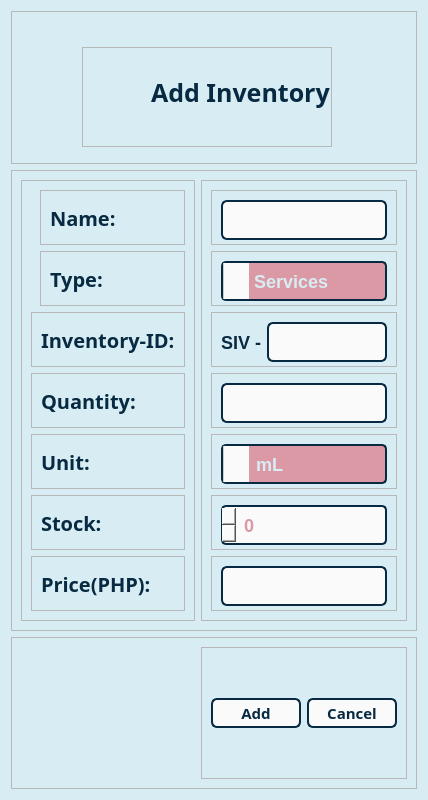
<?xml version="1.0" encoding="UTF-8"?>
<ui version="4.0">
 <class>Dialog</class>
 <widget class="QDialog" name="Dialog">
  <property name="geometry">
   <rect>
    <x>0</x>
    <y>0</y>
    <width>428</width>
    <height>800</height>
   </rect>
  </property>
  <property name="sizePolicy">
   <sizepolicy hsizetype="Fixed" vsizetype="Fixed">
    <horstretch>0</horstretch>
    <verstretch>0</verstretch>
   </sizepolicy>
  </property>
  <property name="minimumSize">
   <size>
    <width>400</width>
    <height>800</height>
   </size>
  </property>
  <property name="maximumSize">
   <size>
    <width>500</width>
    <height>800</height>
   </size>
  </property>
  <property name="windowTitle">
   <string>Dialog</string>
  </property>
  <property name="styleSheet">
   <string notr="true">QDialog {
    background-color: #D8EDF3;
}
</string>
  </property>
  <layout class="QVBoxLayout" name="verticalLayout_3">
   <item>
    <widget class="QFrame" name="alltopframe">
     <property name="frameShape">
      <enum>QFrame::StyledPanel</enum>
     </property>
     <property name="frameShadow">
      <enum>QFrame::Raised</enum>
     </property>
     <layout class="QHBoxLayout" name="horizontalLayout_2">
      <property name="spacing">
       <number>0</number>
      </property>
      <property name="topMargin">
       <number>0</number>
      </property>
      <property name="bottomMargin">
       <number>0</number>
      </property>
      <item>
       <spacer name="spacer1">
        <property name="orientation">
         <enum>Qt::Horizontal</enum>
        </property>
        <property name="sizeHint" stdset="0">
         <size>
          <width>25</width>
          <height>20</height>
         </size>
        </property>
       </spacer>
      </item>
      <item>
       <widget class="QFrame" name="titlelogoframe">
        <property name="sizePolicy">
         <sizepolicy hsizetype="Fixed" vsizetype="Fixed">
          <horstretch>0</horstretch>
          <verstretch>0</verstretch>
         </sizepolicy>
        </property>
        <property name="minimumSize">
         <size>
          <width>250</width>
          <height>100</height>
         </size>
        </property>
        <property name="maximumSize">
         <size>
          <width>270</width>
          <height>80</height>
         </size>
        </property>
        <property name="frameShape">
         <enum>QFrame::StyledPanel</enum>
        </property>
        <property name="frameShadow">
         <enum>QFrame::Raised</enum>
        </property>
        <layout class="QHBoxLayout" name="horizontalLayout">
         <property name="leftMargin">
          <number>0</number>
         </property>
         <property name="topMargin">
          <number>0</number>
         </property>
         <property name="rightMargin">
          <number>0</number>
         </property>
         <item>
          <widget class="QLabel" name="inventorylogo">
           <property name="maximumSize">
            <size>
             <width>90</width>
             <height>90</height>
            </size>
           </property>
           <property name="text">
            <string/>
           </property>
           <property name="pixmap">
            <pixmap resource="HPAC IS/Hpac.qrc">:/icons/Inventory.png</pixmap>
           </property>
           <property name="scaledContents">
            <bool>true</bool>
           </property>
          </widget>
         </item>
         <item>
          <widget class="QLabel" name="addinventorytitle">
           <property name="styleSheet">
            <string notr="true">QLabel {
	font: Merriweather Sans;
	font: bold;
	font-size: 25px;
	color: #072A42;
}</string>
           </property>
           <property name="text">
            <string>Add Inventory</string>
           </property>
          </widget>
         </item>
        </layout>
       </widget>
      </item>
      <item>
       <spacer name="spacer2">
        <property name="orientation">
         <enum>Qt::Horizontal</enum>
        </property>
        <property name="sizeHint" stdset="0">
         <size>
          <width>75</width>
          <height>20</height>
         </size>
        </property>
       </spacer>
      </item>
     </layout>
    </widget>
   </item>
   <item>
    <widget class="QFrame" name="allmiddleframe">
     <property name="frameShape">
      <enum>QFrame::StyledPanel</enum>
     </property>
     <property name="frameShadow">
      <enum>QFrame::Raised</enum>
     </property>
     <layout class="QHBoxLayout" name="horizontalLayout_17">
      <item>
       <widget class="QFrame" name="IAFrame">
        <property name="layoutDirection">
         <enum>Qt::RightToLeft</enum>
        </property>
        <property name="frameShape">
         <enum>QFrame::StyledPanel</enum>
        </property>
        <property name="frameShadow">
         <enum>QFrame::Raised</enum>
        </property>
        <layout class="QVBoxLayout" name="verticalLayout">
         <item>
          <widget class="QFrame" name="I1AFrame">
           <property name="minimumSize">
            <size>
             <width>145</width>
             <height>55</height>
            </size>
           </property>
           <property name="maximumSize">
            <size>
             <width>145</width>
             <height>55</height>
            </size>
           </property>
           <property name="frameShape">
            <enum>QFrame::StyledPanel</enum>
           </property>
           <property name="frameShadow">
            <enum>QFrame::Raised</enum>
           </property>
           <layout class="QHBoxLayout" name="horizontalLayout_3">
            <item>
             <widget class="QLabel" name="I1A">
              <property name="layoutDirection">
               <enum>Qt::RightToLeft</enum>
              </property>
              <property name="styleSheet">
               <string notr="true">QLabel {
	font: Merriweather Sans;
	font: bold;
	font-size: 20px;
	color: #072A42;
}</string>
              </property>
              <property name="text">
               <string>Name:</string>
              </property>
             </widget>
            </item>
           </layout>
          </widget>
         </item>
         <item>
          <widget class="QFrame" name="I2AFrame">
           <property name="minimumSize">
            <size>
             <width>145</width>
             <height>55</height>
            </size>
           </property>
           <property name="maximumSize">
            <size>
             <width>145</width>
             <height>55</height>
            </size>
           </property>
           <property name="frameShape">
            <enum>QFrame::StyledPanel</enum>
           </property>
           <property name="frameShadow">
            <enum>QFrame::Raised</enum>
           </property>
           <layout class="QHBoxLayout" name="horizontalLayout_4">
            <item>
             <widget class="QLabel" name="I2A">
              <property name="styleSheet">
               <string notr="true">QLabel {
	font: Merriweather Sans;
	font: bold;
	font-size: 20px;
	color: #072A42;
}</string>
              </property>
              <property name="text">
               <string>Type:</string>
              </property>
             </widget>
            </item>
           </layout>
          </widget>
         </item>
         <item>
          <widget class="QFrame" name="I3AFrame">
           <property name="minimumSize">
            <size>
             <width>0</width>
             <height>55</height>
            </size>
           </property>
           <property name="frameShape">
            <enum>QFrame::StyledPanel</enum>
           </property>
           <property name="frameShadow">
            <enum>QFrame::Raised</enum>
           </property>
           <layout class="QHBoxLayout" name="horizontalLayout_5">
            <item>
             <widget class="QLabel" name="I3A">
              <property name="styleSheet">
               <string notr="true">QLabel {
	font: Merriweather Sans;
	font: bold;
	font-size: 20px;
	color: #072A42;
}</string>
              </property>
              <property name="text">
               <string>Inventory-ID:</string>
              </property>
             </widget>
            </item>
           </layout>
          </widget>
         </item>
         <item>
          <widget class="QFrame" name="I4AFrame">
           <property name="minimumSize">
            <size>
             <width>0</width>
             <height>55</height>
            </size>
           </property>
           <property name="frameShape">
            <enum>QFrame::StyledPanel</enum>
           </property>
           <property name="frameShadow">
            <enum>QFrame::Raised</enum>
           </property>
           <layout class="QHBoxLayout" name="horizontalLayout_13">
            <item>
             <widget class="QLabel" name="I4A">
              <property name="styleSheet">
               <string notr="true">QLabel {
	font: Merriweather Sans;
	font: bold;
	font-size: 20px;
	color: #072A42;
}</string>
              </property>
              <property name="text">
               <string>Quantity:</string>
              </property>
             </widget>
            </item>
           </layout>
          </widget>
         </item>
         <item>
          <widget class="QFrame" name="I5AFrame">
           <property name="minimumSize">
            <size>
             <width>0</width>
             <height>55</height>
            </size>
           </property>
           <property name="frameShape">
            <enum>QFrame::StyledPanel</enum>
           </property>
           <property name="frameShadow">
            <enum>QFrame::Raised</enum>
           </property>
           <layout class="QHBoxLayout" name="horizontalLayout_14">
            <item>
             <widget class="QLabel" name="I5A">
              <property name="styleSheet">
               <string notr="true">QLabel {
	font: Merriweather Sans;
	font: bold;
	font-size: 20px;
	color: #072A42;
}</string>
              </property>
              <property name="text">
               <string>Unit:</string>
              </property>
             </widget>
            </item>
           </layout>
          </widget>
         </item>
         <item>
          <widget class="QFrame" name="I6AFrame">
           <property name="minimumSize">
            <size>
             <width>0</width>
             <height>55</height>
            </size>
           </property>
           <property name="frameShape">
            <enum>QFrame::StyledPanel</enum>
           </property>
           <property name="frameShadow">
            <enum>QFrame::Raised</enum>
           </property>
           <layout class="QHBoxLayout" name="horizontalLayout_7">
            <item>
             <widget class="QLabel" name="I6A">
              <property name="styleSheet">
               <string notr="true">QLabel {
	font: Merriweather Sans;
	font: bold;
	font-size: 20px;
	color: #072A42;
}</string>
              </property>
              <property name="text">
               <string>Stock:</string>
              </property>
             </widget>
            </item>
           </layout>
          </widget>
         </item>
         <item>
          <widget class="QFrame" name="I7AFrame">
           <property name="frameShape">
            <enum>QFrame::StyledPanel</enum>
           </property>
           <property name="frameShadow">
            <enum>QFrame::Raised</enum>
           </property>
           <layout class="QHBoxLayout" name="horizontalLayout_19">
            <item>
             <widget class="QLabel" name="I7A">
              <property name="styleSheet">
               <string notr="true">QLabel {
	font: Merriweather Sans;
	font: bold;
	font-size: 20px;
	color: #072A42;
}</string>
              </property>
              <property name="text">
               <string>Price(PHP):</string>
              </property>
             </widget>
            </item>
           </layout>
          </widget>
         </item>
        </layout>
       </widget>
      </item>
      <item>
       <widget class="QFrame" name="IBFrame">
        <property name="layoutDirection">
         <enum>Qt::RightToLeft</enum>
        </property>
        <property name="frameShape">
         <enum>QFrame::StyledPanel</enum>
        </property>
        <property name="frameShadow">
         <enum>QFrame::Raised</enum>
        </property>
        <layout class="QVBoxLayout" name="verticalLayout_2">
         <item>
          <widget class="QFrame" name="I1BFrame">
           <property name="minimumSize">
            <size>
             <width>0</width>
             <height>55</height>
            </size>
           </property>
           <property name="maximumSize">
            <size>
             <width>16777215</width>
             <height>55</height>
            </size>
           </property>
           <property name="frameShape">
            <enum>QFrame::StyledPanel</enum>
           </property>
           <property name="frameShadow">
            <enum>QFrame::Raised</enum>
           </property>
           <layout class="QHBoxLayout" name="horizontalLayout_8">
            <item>
             <widget class="QLineEdit" name="I1B">
              <property name="minimumSize">
               <size>
                <width>0</width>
                <height>40</height>
               </size>
              </property>
              <property name="styleSheet">
               <string notr="true">QLineEdit {
	font-family: &quot;Merriweather Sans&quot;;
	font: bold;
	font-size: 18px;
	color: #072A42;
	background-color: #fafafa;
	border: 2px solid #072A42;
	border-radius: 6px;
	padding: 5px;
}

QLineEdit::placeholder {
    color: #DD5C6D;
    font-style: italic;
}
</string>
              </property>
             </widget>
            </item>
           </layout>
          </widget>
         </item>
         <item>
          <widget class="QFrame" name="I2BFrame">
           <property name="minimumSize">
            <size>
             <width>0</width>
             <height>55</height>
            </size>
           </property>
           <property name="maximumSize">
            <size>
             <width>16777215</width>
             <height>55</height>
            </size>
           </property>
           <property name="frameShape">
            <enum>QFrame::StyledPanel</enum>
           </property>
           <property name="frameShadow">
            <enum>QFrame::Raised</enum>
           </property>
           <layout class="QHBoxLayout" name="horizontalLayout_9">
            <item>
             <widget class="QComboBox" name="I2B_2">
              <property name="minimumSize">
               <size>
                <width>0</width>
                <height>40</height>
               </size>
              </property>
              <property name="styleSheet">
               <string notr="true">QComboBox {
    font-family: &quot;Merriweather Sans&quot;;
	color: #D8EDF3;
    font-size: 18px;
	font-weight: bold;
    padding: 5px;
    border: 2px solid #072A42;
    border-radius: 5px;
    background-color: #DA99A5;
}

QComboBox::drop-down {
    subcontrol-origin: padding;
    subcontrol-position: top right;
    width: 25px;
    border-left: 1px solid #ccc;
	background-color: #fafafa;
}

QComboBox::down-arrow {
    image: url(:/icons/arrow down.png);
	width: 23px;
	height: 25px;
}

QComboBox QAbstractItemView {
    background-color: #fafafa;
    color: #072A42;
    selection-background-color: #DA99A5;
    selection-color: #fafafa ;
    outline:#DA99A5;
}
</string>
              </property>
              <property name="editable">
               <bool>false</bool>
              </property>
              <property name="currentText">
               <string>Services</string>
              </property>
              <item>
               <property name="text">
                <string>Services</string>
               </property>
              </item>
              <item>
               <property name="text">
                <string>Diagnostic</string>
               </property>
              </item>
              <item>
               <property name="text">
                <string>Medicine</string>
               </property>
              </item>
              <item>
               <property name="text">
                <string>Vitamins</string>
               </property>
              </item>
              <item>
               <property name="text">
                <string>Others</string>
               </property>
              </item>
             </widget>
            </item>
           </layout>
          </widget>
         </item>
         <item>
          <widget class="QFrame" name="I3BCFrame">
           <property name="minimumSize">
            <size>
             <width>0</width>
             <height>55</height>
            </size>
           </property>
           <property name="maximumSize">
            <size>
             <width>16777215</width>
             <height>55</height>
            </size>
           </property>
           <property name="frameShape">
            <enum>QFrame::StyledPanel</enum>
           </property>
           <property name="frameShadow">
            <enum>QFrame::Raised</enum>
           </property>
           <layout class="QHBoxLayout" name="horizontalLayout_10">
            <item>
             <widget class="QLineEdit" name="I3C">
              <property name="minimumSize">
               <size>
                <width>0</width>
                <height>40</height>
               </size>
              </property>
              <property name="styleSheet">
               <string notr="true">QLineEdit {
	font-family: &quot;Merriweather Sans&quot;;
	font: bold;
	font-size: 20px;
	color: #072A42;
	background-color: #fafafa;
	border: 2px solid #072A42;
	border-radius: 6px;
	padding: 5px;
}

QLineEdit::placeholder {
    color: #DD5C6D;
    font-style: italic;
}
</string>
              </property>
              <property name="readOnly">
               <bool>true</bool>
              </property>
             </widget>
            </item>
            <item>
             <widget class="QLabel" name="I3B">
              <property name="minimumSize">
               <size>
                <width>0</width>
                <height>40</height>
               </size>
              </property>
              <property name="styleSheet">
               <string notr="true">QLabel {
	font-family: &quot;Merriweather Sans&quot;;
	font: bold;
	font-size: 18px;
	color: #072A42;

}

</string>
              </property>
              <property name="text">
               <string>SIV -</string>
              </property>
             </widget>
            </item>
           </layout>
          </widget>
         </item>
         <item>
          <widget class="QFrame" name="I4BFrame">
           <property name="minimumSize">
            <size>
             <width>0</width>
             <height>55</height>
            </size>
           </property>
           <property name="maximumSize">
            <size>
             <width>16777215</width>
             <height>55</height>
            </size>
           </property>
           <property name="frameShape">
            <enum>QFrame::StyledPanel</enum>
           </property>
           <property name="frameShadow">
            <enum>QFrame::Raised</enum>
           </property>
           <layout class="QHBoxLayout" name="horizontalLayout_15">
            <item>
             <widget class="QLineEdit" name="I4B">
              <property name="minimumSize">
               <size>
                <width>0</width>
                <height>40</height>
               </size>
              </property>
              <property name="styleSheet">
               <string notr="true">QLineEdit {
	font-family: &quot;Merriweather Sans&quot;;
	font: bold;
	font-size: 18px;
	color: #072A42;
	background-color: #fafafa;
	border: 2px solid #072A42;
	border-radius: 6px;
	padding: 5px;
}

QLineEdit::placeholder {
    color: #DD5C6D;
    font-style: italic;
}
</string>
              </property>
             </widget>
            </item>
           </layout>
          </widget>
         </item>
         <item>
          <widget class="QFrame" name="I5BCFrame">
           <property name="minimumSize">
            <size>
             <width>0</width>
             <height>55</height>
            </size>
           </property>
           <property name="maximumSize">
            <size>
             <width>16777215</width>
             <height>55</height>
            </size>
           </property>
           <property name="frameShape">
            <enum>QFrame::StyledPanel</enum>
           </property>
           <property name="frameShadow">
            <enum>QFrame::Raised</enum>
           </property>
           <layout class="QHBoxLayout" name="horizontalLayout_16">
            <item>
             <widget class="QComboBox" name="I5B">
              <property name="minimumSize">
               <size>
                <width>0</width>
                <height>40</height>
               </size>
              </property>
              <property name="maximumSize">
               <size>
                <width>16777215</width>
                <height>40</height>
               </size>
              </property>
              <property name="styleSheet">
               <string notr="true">QComboBox {
    font-family: &quot;Merriweather Sans&quot;;
	color: #D8EDF3;
    font-size: 18px;
	font-weight: bold;
    padding: 5px;
    border: 2px solid #072A42;
    border-radius: 5px;
    background-color: #DA99A5;
}

QComboBox::drop-down {
    subcontrol-origin: padding;
    subcontrol-position: top right;
    width: 25px;
    border-left: 1px solid #ccc;
	background-color: #fafafa;
}

QComboBox::down-arrow {
    image: url(:/icons/arrow down.png);
	width: 23px;
	height: 25px;
}

QComboBox QAbstractItemView {
    background-color: #fafafa;
    color: #072A42;
    selection-background-color: #DA99A5;
    selection-color: #fafafa ;
    outline:#DA99A5;
}
</string>
              </property>
              <property name="editable">
               <bool>true</bool>
              </property>
              <item>
               <property name="text">
                <string>mL</string>
               </property>
              </item>
              <item>
               <property name="text">
                <string>L</string>
               </property>
              </item>
              <item>
               <property name="text">
                <string>tablet</string>
               </property>
              </item>
              <item>
               <property name="text">
                <string>capsule</string>
               </property>
              </item>
              <item>
               <property name="text">
                <string>vial</string>
               </property>
              </item>
              <item>
               <property name="text">
                <string>g</string>
               </property>
              </item>
              <item>
               <property name="text">
                <string>pack</string>
               </property>
              </item>
              <item>
               <property name="text">
                <string>kg</string>
               </property>
              </item>
             </widget>
            </item>
           </layout>
          </widget>
         </item>
         <item>
          <widget class="QFrame" name="I6BFrame">
           <property name="minimumSize">
            <size>
             <width>0</width>
             <height>55</height>
            </size>
           </property>
           <property name="maximumSize">
            <size>
             <width>16777215</width>
             <height>55</height>
            </size>
           </property>
           <property name="frameShape">
            <enum>QFrame::StyledPanel</enum>
           </property>
           <property name="frameShadow">
            <enum>QFrame::Raised</enum>
           </property>
           <layout class="QHBoxLayout" name="horizontalLayout_12">
            <item>
             <widget class="QSpinBox" name="I6B">
              <property name="minimumSize">
               <size>
                <width>0</width>
                <height>40</height>
               </size>
              </property>
              <property name="maximumSize">
               <size>
                <width>16777215</width>
                <height>40</height>
               </size>
              </property>
              <property name="styleSheet">
               <string notr="true">QSpinBox {
    font-family: &quot;Merriweather Sans&quot;;
	color: #DA99A5;
    font-size: 18px;
	font-weight: bold;
    padding: 5px;
    border: 2px solid #072A42;
    border-radius: 5px;
    background-color: #fafafa;
}


</string>
              </property>
             </widget>
            </item>
           </layout>
          </widget>
         </item>
         <item>
          <widget class="QFrame" name="I7BFrame">
           <property name="minimumSize">
            <size>
             <width>0</width>
             <height>55</height>
            </size>
           </property>
           <property name="maximumSize">
            <size>
             <width>16777215</width>
             <height>55</height>
            </size>
           </property>
           <property name="frameShape">
            <enum>QFrame::StyledPanel</enum>
           </property>
           <property name="frameShadow">
            <enum>QFrame::Raised</enum>
           </property>
           <layout class="QHBoxLayout" name="horizontalLayout_20">
            <item>
             <widget class="QLineEdit" name="I7B">
              <property name="minimumSize">
               <size>
                <width>0</width>
                <height>40</height>
               </size>
              </property>
              <property name="maximumSize">
               <size>
                <width>16777215</width>
                <height>40</height>
               </size>
              </property>
              <property name="styleSheet">
               <string notr="true">QLineEdit {
	font-family: &quot;Merriweather Sans&quot;;
	font: bold;
	font-size: 18px;
	color: #072A42;
	background-color: #fafafa;
	border: 2px solid #072A42;
	border-radius: 6px;
	padding: 5px;
}

QLineEdit::placeholder {
    color: #DD5C6D;
    font-style: italic;
}
</string>
              </property>
             </widget>
            </item>
           </layout>
          </widget>
         </item>
        </layout>
       </widget>
      </item>
     </layout>
    </widget>
   </item>
   <item>
    <widget class="QFrame" name="allbotframe">
     <property name="frameShape">
      <enum>QFrame::StyledPanel</enum>
     </property>
     <property name="frameShadow">
      <enum>QFrame::Raised</enum>
     </property>
     <layout class="QHBoxLayout" name="horizontalLayout_21">
      <item>
       <spacer name="spacer3">
        <property name="orientation">
         <enum>Qt::Horizontal</enum>
        </property>
        <property name="sizeHint" stdset="0">
         <size>
          <width>175</width>
          <height>20</height>
         </size>
        </property>
       </spacer>
      </item>
      <item>
       <widget class="QFrame" name="buttframe">
        <property name="frameShape">
         <enum>QFrame::StyledPanel</enum>
        </property>
        <property name="frameShadow">
         <enum>QFrame::Raised</enum>
        </property>
        <layout class="QHBoxLayout" name="horizontalLayout_18">
         <item>
          <widget class="QPushButton" name="addbutt">
           <property name="styleSheet">
            <string notr="true">QPushButton {
	font: Merriweather Sans;
	font-size: 15px;
	font-weight: bold;
	color: #072A42;
	background-color: #fafafa;
	border: 2px solid #072A42;
	border-radius: 6px;
	padding: 3px;
	width: 80px;
	height: 20px;
			}

QPushButton:hover {
            background-color: #c1c8d4;  
        }
        QPushButton:pressed {
            background-color: #DD5C6D;
        }
</string>
           </property>
           <property name="text">
            <string>Add</string>
           </property>
          </widget>
         </item>
         <item>
          <widget class="QPushButton" name="cancellbutt">
           <property name="styleSheet">
            <string notr="true">QPushButton {
	font: Merriweather Sans;
	font-size: 15px;
	font-weight: bold;
	color: #072A42;
	background-color: #fafafa;
	border: 2px solid #072A42;
	border-radius: 6px;
	padding: 3px;
	width: 80px;
	height: 20px;
			}

QPushButton:hover {
            background-color: #c1c8d4;  
        }
        QPushButton:pressed {
            background-color: #DD5C6D;
        }
</string>
           </property>
           <property name="text">
            <string>Cancel</string>
           </property>
          </widget>
         </item>
        </layout>
       </widget>
      </item>
     </layout>
    </widget>
   </item>
  </layout>
 </widget>
 <resources>
  <include location="HPAC IS/Hpac.qrc"/>
 </resources>
 <connections/>
</ui>
